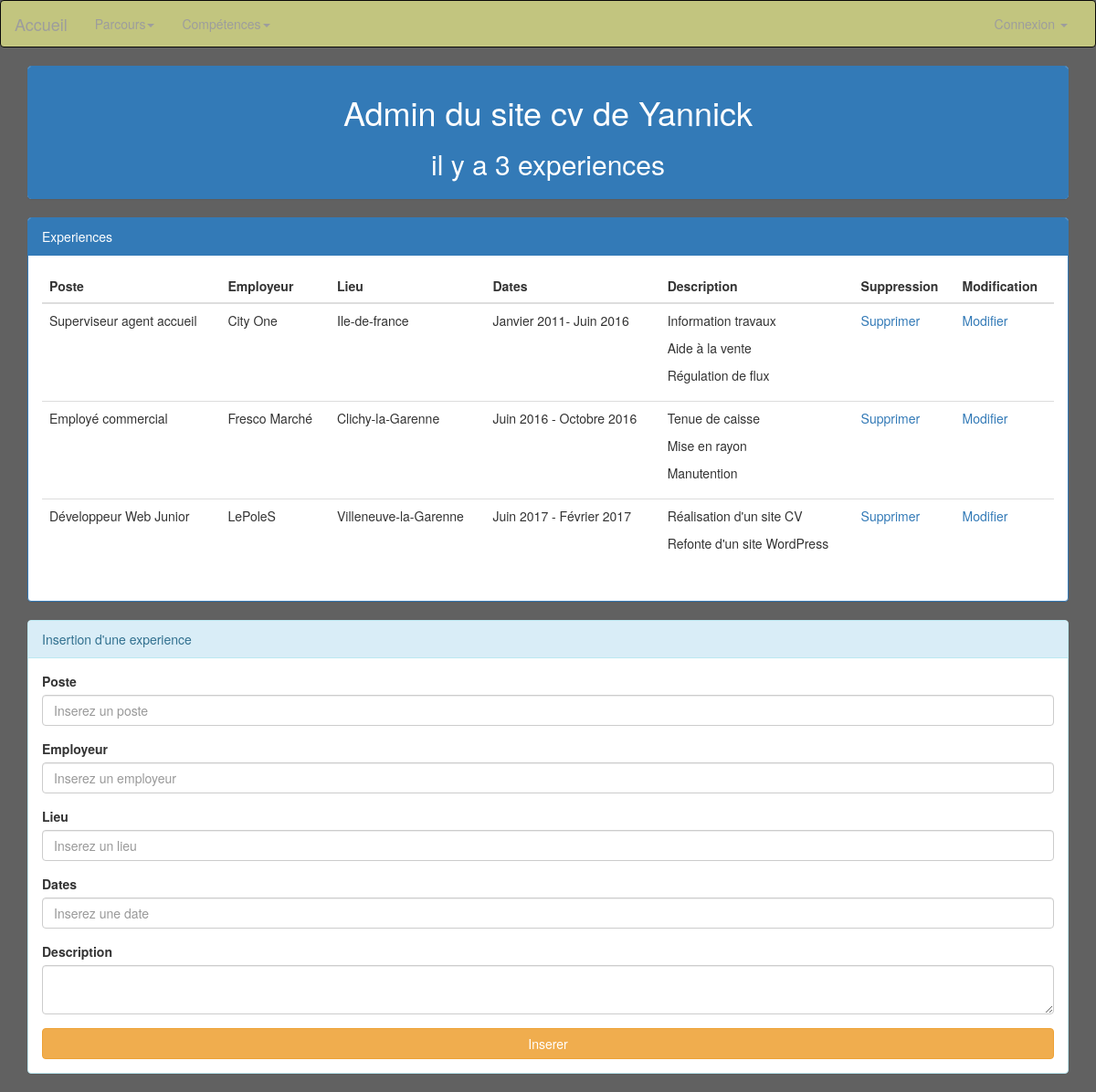
Screenshot of /admin/experiences.php (signed in) with the database file from the repository.
### tables this page shows
CREATE TABLE `t_utilisateurs` (
  `id_utilisateur` int(3) NOT NULL,
  `prenom` varchar(30) NOT NULL,
  `nom` varchar(30) NOT NULL,
  `email` varchar(50) NOT NULL,
  `telephone` int(10) UNSIGNED ZEROFILL NOT NULL,
  `mdp` varchar(12) NOT NULL,
  `pseudo` varchar(30) NOT NULL,
  `age` int(3) NOT NULL,
  `date_naissance` date NOT NULL,
  `sexe` enum('H','F') NOT NULL,
  `etat_civil` enum('Mr','Mme') NOT NULL,
  `adresse` varchar(50) NOT NULL,
  `code_postal` int(5) UNSIGNED ZEROFILL NOT NULL,
  `ville` varchar(30) NOT NULL,
  `pays` varchar(20) NOT NULL
);

CREATE TABLE `t_experiences` (
  `id_experience` int(11) NOT NULL,
  `e_poste` varchar(255) NOT NULL,
  `e_dates` varchar(50) NOT NULL,
  `e_description` text NOT NULL,
  `utilisateur_id` int(3) NOT NULL,
  `e_employeur` varchar(255) NOT NULL,
  `e_lieu` varchar(255) NOT NULL
);

### admin/experiences.php (the view, shortened to what this page needs)
<?php
require_once('init/connect.php');
if(isset($_SESSION['connexion']) && $_SESSION['connexion']=='connecté'){
    $id_utilisateur = $_SESSION['id_utilisateur'];
}else{
    header('location:connexion.php');
}
$req = $pdo -> query("SELECT * FROM t_utilisateurs WHERE id_utilisateur='$id_utilisateur'");
$ligne_utilisateur = $req -> fetch(PDO::FETCH_ASSOC);
?>
<!DOCTYPE html>
<html lang="fr">
<head>
    <link rel="stylesheet" href="css/bootstrap.min.css">
    <link rel="stylesheet" href="css/style_admin.css">
</head>
<body>
    <?php require_once('inc/nav_inc.php');
    $req= $pdo->prepare("SELECT * FROM t_experiences WHERE utilisateur_id= '1'");
    $req->execute();
    $nbr_experiences = $req->rowCount();
    ?>
    <div class="container">
        <div class="row">
            <div class="col-md-12">
                <div class="panel panel-primary">
                    <div class="panel-heading">
                        <h1>Admin du site cv de <?php echo ($ligne_utilisateur['prenom']); ?></h1>
                        <h2>il y a <?= $nbr_experiences; ?> experiences</h2>
                    </div>
                </div>
            </div>
        </div>
    </div>
    <div class="container">
        <div class="row">
            <div class="col-md-12">
                <div class="panel panel-primary">
                    <div class="panel-heading">
                        Experiences
                    </div>
                    <div class="table-responsive">
                        <div class="panel-body">
                            <table class="table table-hover">
                                <thead>
                                    <tr>
                                        <th>Poste</th>
                                        <th>Employeur</th>
                                        <th>Lieu</th>
                                        <th>Dates</th>
                                        <th>Description</th>
                                        <th>Suppression</th>
                                        <th>Modification</th>
                                    </tr>
                                </thead>
                                <tbody>
                                    <?php while($ligne_experiences= $req->fetch()){ ?>
                                        <tr>
                                            <td><?php echo $ligne_experiences['e_poste']; ?></td>
                                            <td><?php echo $ligne_experiences['e_employeur']; ?></td>
                                            <td><?php echo $ligne_experiences['e_lieu']; ?></td>
                                            <td><?php echo $ligne_experiences['e_dates']; ?></td>
                                            <td><?php echo $ligne_experiences['e_description']; ?></td>
                                            <td><a href="experiences.php?id_experience=<?php echo $ligne_experiences['id_experience'];?>">Supprimer</a></td>
                                            <td><a href="modif_experiences.php?id_experience=<?php echo $ligne_experiences['id_experience'];?>">Modifier</a></td>
                                        </tr>
                                    <?php } ?>
                                </tbody>
                            </table>
                        </div>
                    </div>
                </div>
            </div>
            <div class="col-md-12">
                <div class="panel panel-info">
                    <div class="panel-heading">
                        Insertion d'une experience
                    </div>
                    <div class="panel-body">
                        <form  method="post" action="">
                            <div class="form-group">
                                <label for="poste">Poste</label>
                                <input type="text" name="e_poste" id="e_poste" placeholder="Inserez un poste" class="form-control">
                            </div>
                            <div class="form-group">
                                <label for="e_employeur">Employeur</label>
                                <input type="text" name="e_employeur" id="e_employeur" placeholder="Inserez un employeur" class="form-control">
                            </div>
                            <div class="form-group">
                                <label for="e_lieu">Lieu</label>
                                <input type="text" name="e_lieu" id="e_lieu" placeholder="Inserez un lieu" class="form-control">
                            </div>
                            <div class="form-group">
                                <label for="e_dates">Dates</label>
                                <input type="text" name="e_dates" id="e_dates" placeholder="Inserez une date" class="form-control">
                            </div>
                            <div class="form-group">
                                <label for="e_description">Description</label>
                                <textarea name="e_description" id="editor1" class="form-control"></textarea>
                            </div>
                            <input type="submit" class="btn btn-warning btn-block" value="Inserer">
                        </form>
                    </div>
                </div>
            </div>
        </div>
    </div>
</body>
</html>

### admin/css/style_admin.css (style rules this page uses)
body { background: #616161; }
.panel-heading h1, .panel-heading h2 { text-align:center; }

### rows the page displays
t_utilisateurs: prenom "Yannick"
t_experiences: e_poste "Superviseur agent accueil", e_employeur "City One", e_lieu "Ile-de-france", e_dates "Janvier 2011- Juin 2016", e_description "Information travaux Aide à la vente Régulation de flux"
t_experiences: e_poste "Employé commercial", e_employeur "Fresco Marché", e_lieu "Clichy-la-Garenne", e_dates "Juin 2016 - Octobre 2016", e_description "Tenue de caisse Mise en rayon Manutention"
t_experiences: e_poste "Développeur Web Junior", e_employeur "LePoleS", e_lieu "Villeneuve-la-Garenne", e_dates "Juin 2017 - Février 2017", e_description "Réalisation d'un site CV Refonte d'un site WordPress"

### other values shown
$nbr_experiences "3"
